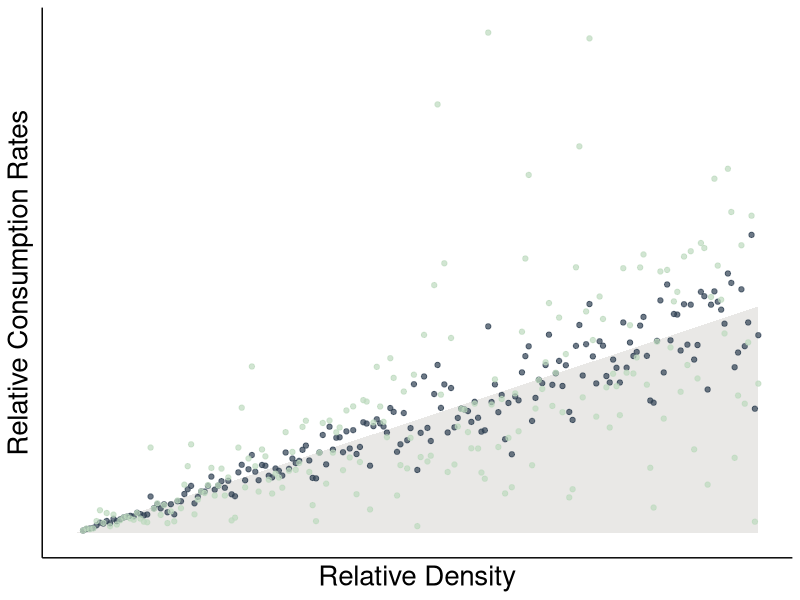
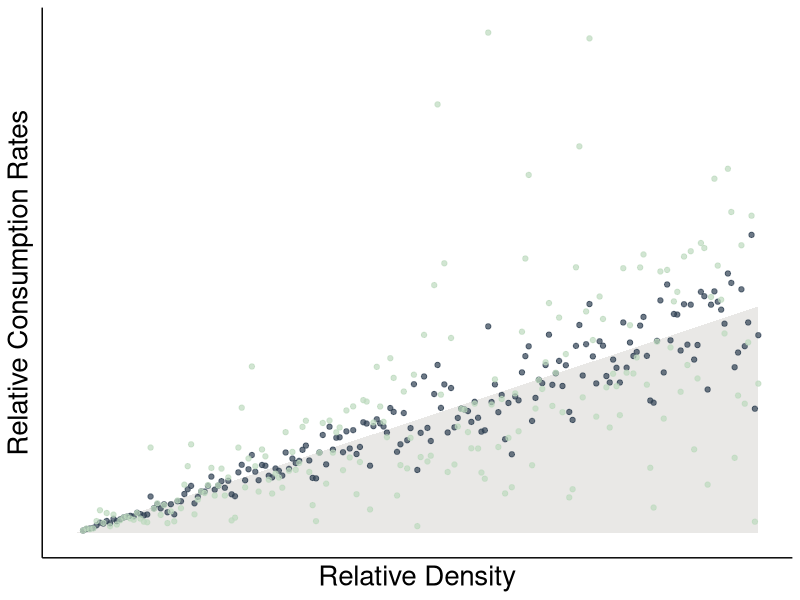

These figures' R source, in order:

#####Example Plot

library(ggplot2)



x = seq(0,100,0.5)

c = rnorm(n = 100,mean = 1, sd = .2)

b = rnorm(n = 100,mean = 3, sd = 1)

DF <- data.frame(N = x,
                 c1 = x*c,
                 sw = x*(c^b)
                 )

pc <- ggplot(DF) 
pc <- pc + annotate("polygon", x = c(-1, 100,100), y = c(-1, 100,-1), fill = "#929084", alpha = 0.2 )
pc <- pc + geom_point(aes(x=N, y=c1), col = "#2E4052", alpha = .7) + geom_point(aes(x=N, y=sw), alpha = .7, col = "#BDD9BF")
pc <- pc + theme_classic() + xlab("Relative Density") + ylab("Relative Consumption Rates")
#pc <- pc + geom_abline(intercept = 0, slope = 1, linetype="dashed")
#pc <- pc + stat_smooth(aes(x=N, y=sw), col = "#BDD9BF")
#pc <- pc + stat_smooth(aes(x=N, y=c1),col ="#2E4052")
pc <- pc + theme(text = element_text(size=20),
                 panel.background=element_blank(), plot.title = element_text(hjust=-0.06),
                 axis.line = element_line(colour = "black"),
                 axis.text.x = element_blank(), 
                 axis.text.y = element_blank(),
                 axis.ticks = element_blank())
#pc <- pc + xlim(-5,100) + ylim(-5,200) 
pc



png('plots/ExamplePlot.png', width = 6000, height = 4000, res=1000, units="px")

pc

dev.off()

